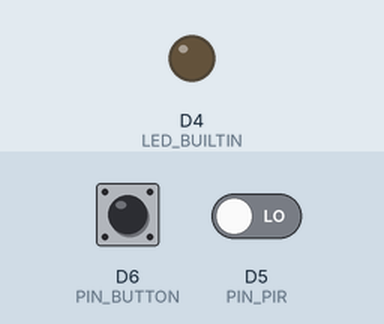
A program run on a simulated ESP8266 (Wemos D1 mini). On the bench: output pins drawn as LEDs (lit = HIGH, except the on-board LED, lit = LOW). Dashed ring = blinking. Inputs (shaded band) come from the test bench; at power-on: D5 (PIN_PIR) LOW, D6 (PIN_BUTTON) HIGH. What the program prints to the serial monitor is not drawn.

Above: at 1.2 s.
1.3 s: D5 (PIN_PIR) driven HIGH
At 1.48 s:
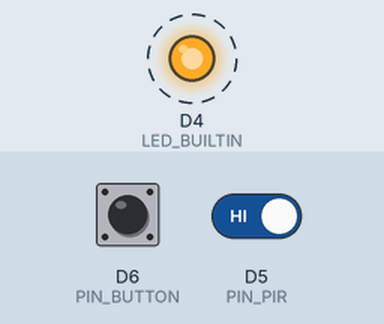
4.3 s: D6 (PIN_BUTTON) pulled LOW for 0.15 s
At 4.6 s:
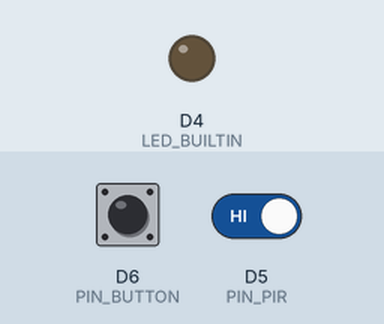
6.0 s: D6 (PIN_BUTTON) pulled LOW for 1 s
At 7.31 s:
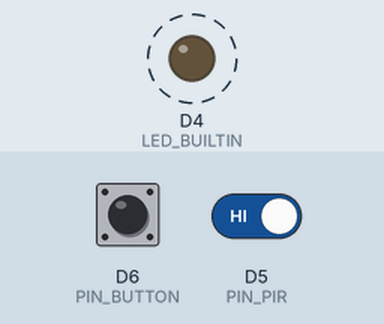
Timing chart, 0 to 15.2 s (numbered marks = the images above; inputs shaded):
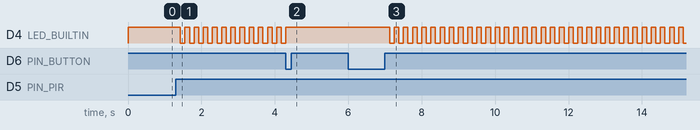

The program:

main.cpp
```cpp
// COMP-10184 - Mohawk College
// Alarm System
// This program uses an IR sensor and button to emulate a alarm system
// @author Nick Vella
// @id 000826457
// I created this work and have not shared it with anyone else.

#include <Arduino.h>

// digital pin for the pir sensor
#define PIN_PIR D5
// digital pin for the button
#define PIN_BUTTON D6

// alarm is disabled, press button to re-enable
#define ALARM_DISABLED 0
// alarm is going off, police are coming
#define ALARM_ENABLE 1
// alarm is counting down, press button to disable
#define ALARM_COUNTDOWN 2
// alarm is waiting to sense bad guys
#define ALARM_ACTIVE 3
// delay used for the flashing light on and off
#define FLASH_DELAY 125
// delay to help ensure the button press isnt a double press
#define BUTTON_DELAY 200

// the current state of the alarm
int iAlarmState = ALARM_ACTIVE;
// timer for the alarm to go off in 0.25 of a second.
int iAlarmTimer = 40;


// Checks inputs and selects the correct state based on where it is right now
void collectInputs()
{
  bool bPIR;
  bPIR = digitalRead(PIN_PIR);
  if (bPIR && iAlarmState != ALARM_DISABLED && iAlarmState != ALARM_ENABLE)
  {
    iAlarmState = ALARM_COUNTDOWN;
  }

  bool bButtonPressed = digitalRead(PIN_BUTTON);
  if (!bButtonPressed && iAlarmState == ALARM_COUNTDOWN)
  {
    delay(BUTTON_DELAY);
    Serial.write("Huh");
    iAlarmTimer = 40;
    iAlarmState = ALARM_DISABLED;
  }
  else if (!bButtonPressed && iAlarmState == ALARM_DISABLED)
  {
    delay(BUTTON_DELAY);
    iAlarmState = ALARM_ACTIVE;
  }
}
//Sets the correct states for the alarm and the matching light
void checkAlarmState()
{
  if (iAlarmState == ALARM_DISABLED || iAlarmState == ALARM_ACTIVE)
  {
    digitalWrite(LED_BUILTIN, true);
  }
  if (iAlarmState == ALARM_ENABLE)
  {
    digitalWrite(LED_BUILTIN, false);
  }
  if (iAlarmState == ALARM_COUNTDOWN)
  {
    if (iAlarmTimer > 0)
    {
      delay(FLASH_DELAY);
      digitalWrite(LED_BUILTIN, false);
      delay(FLASH_DELAY);
      digitalWrite(LED_BUILTIN, true);
      iAlarmTimer--;
    }
    else
    {
      iAlarmState = ALARM_ENABLE;
    }
  }
}

// *************************************************************
void setup()
{
  // configure the USB serial monitor
  Serial.begin(115200);

  // configure the LED output
  pinMode(LED_BUILTIN, OUTPUT);

  // PIR sensor is an INPUT
  pinMode(PIN_PIR, INPUT);

  // Button is an INPUT
  pinMode(PIN_BUTTON, INPUT_PULLUP);
}

// *************************************************************
void loop()
{
  collectInputs();
  checkAlarmState();
}
```

Measured:
- after the input at 1.3 s, D4 (LED_BUILTIN): alternates HIGH for 0.13 s and LOW for 0.13 s, starting after 0.13 s
- after the input at 4.3 s, D4 (LED_BUILTIN): goes on until 4.3 s, then stays HIGH
- after the input at 6.0 s, D4 (LED_BUILTIN): alternates HIGH for 0.13 s and LOW for 0.13 s, starting after 1.1 s
